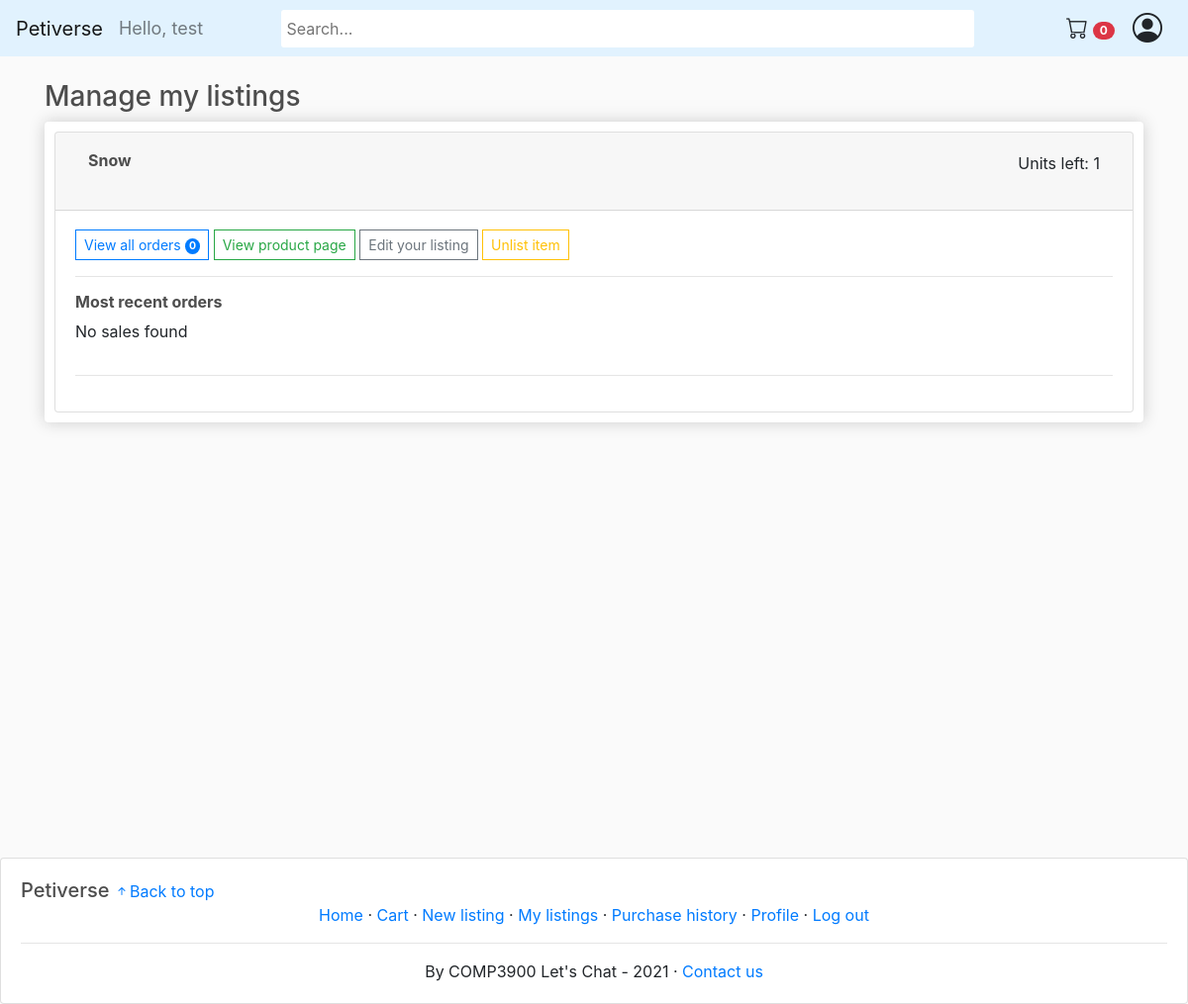
Page /my_listings/ (signed in) on the earlier database version.
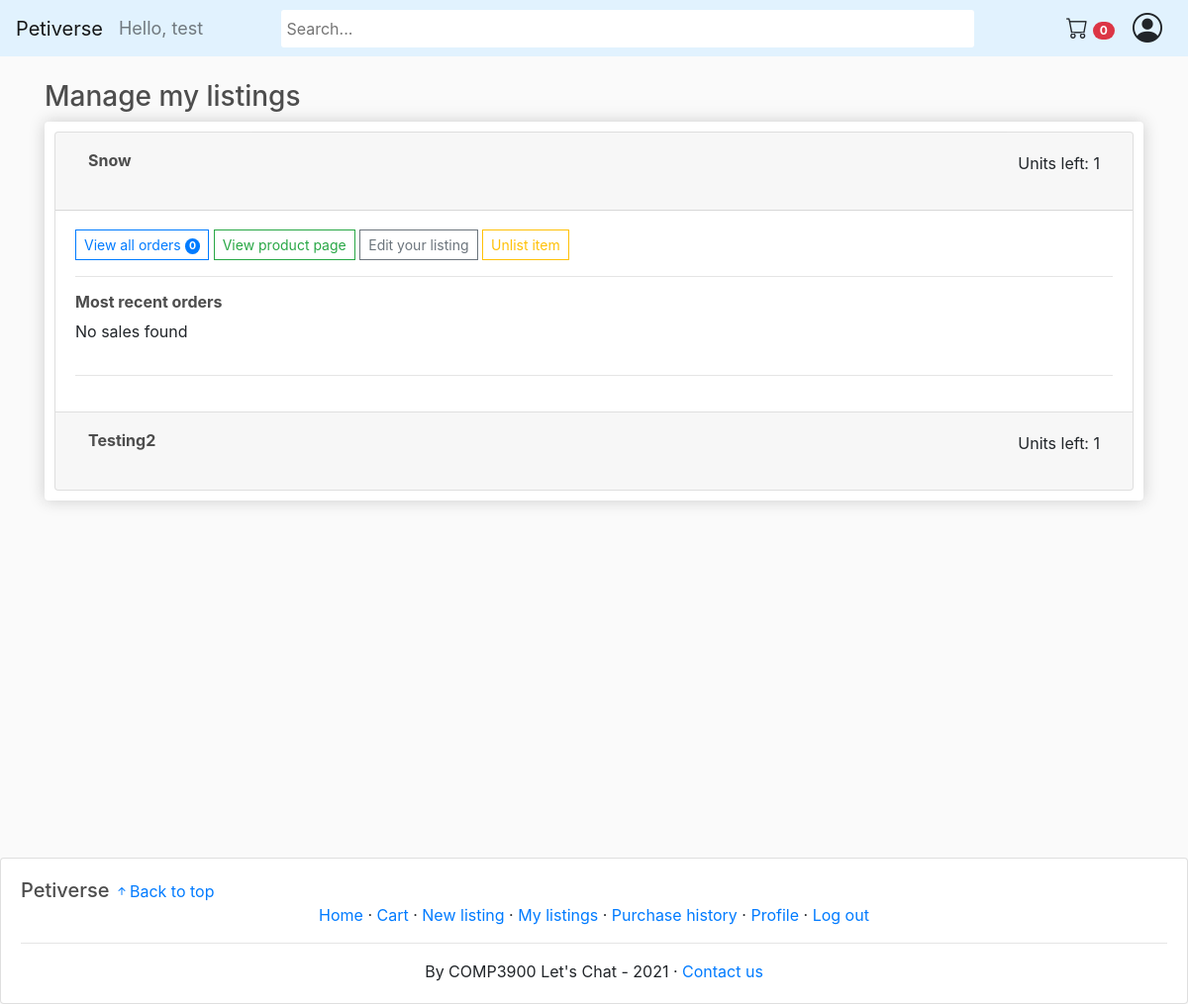
Same page on the later database version.
### store/models.py (models this page shows, shortened)
class Product(models.Model):
    name = models.CharField(max_length=200)
    selling_type = models.CharField(max_length=10, choices=SELLING_CHOICES, default='sale')
    price = models.DecimalField(max_digits=30, decimal_places=2)
    starting_bid = models.DecimalField(max_digits=30, decimal_places=2, default=0)
    end_date = models.DateTimeField(default=timezone.now, blank=True, null=True)
    highest_bidder = models.ForeignKey(Customer, on_delete=models.CASCADE, null=True, blank=True, related_name='highest_bidder')
    remaining_unit = models.IntegerField()
    sold_unit = models.IntegerField(default=0)
    isAnimal = models.BooleanField(default=False,null=True, blank=True)
    description = models.TextField(max_length=1000)
    image = models.ImageField(null=True, blank=True)
    warranty = models.CharField(max_length=200, null=True)
    delivery_period = models.DurationField()
    seller = models.ForeignKey(Customer, on_delete=models.CASCADE, null=True, blank=True)
    tags = TaggableManager()
    slug_str = models.SlugField(blank=True)
    is_active = models.BooleanField(default=True)

### store/views.py (the view)
# urls.py: path('my_listings/', views.my_listings, name='my_listings'),
def my_listings(request):
    if not request.user.is_authenticated:
        return redirect('login')
    customer = request.user.customer
    cartItems = cart_items(customer)
    products = Product.objects.filter(seller=customer)
    items = []
    for product in products:
        order_items = OrderItem.objects.filter(product=product).order_by('-date_added')
        items.append({
            'product': product,
            'recent_orders': order_items[:recent_orders_display_size],
            'n_orders': order_items.count()
        })
    context = {'items': items, 'cartItems':cartItems}
    return render(request, 'store/my_listings.html', context)

### store/models.py (called while the page is built)
	@property
	def get_cart_items(self):
		orderitems = self.orderitem_set.all()
		total = sum([item.quantity for item in orderitems])
		return total

### store/views.py (called while the page is built)
def cart_items (customer):
    order, created = Order.objects.get_or_create(customer=customer, complete=False)
    items = order.orderitem_set.all()
    items = order.get_cart_items
    return items

### store/templates/store/my_listings.html (shortened to what this page needs)
{% extends 'store/main.html' %}
{% load static %}
{% block content %}
<h3>Manage my listings</h3>
<div class="box-element">
    <div class="accordion accordion-flush" id="accordion">
        {% for item in items %}
        <div class="card">
        <div class="card-header" id="heading{{ forloop.counter }}">
            <h2 class="mb-0">
            <button class="btn btn-block text-left" type="button" data-toggle="collapse" data-target="#collapse{{ forloop.counter }}">
                <h6 class="item-heading" style="float:left"><strong>{{item.product.name}}</strong> {% if not item.product.is_active %}<span class="badge bg-warning unlisted-badge"> Unlisted</span>{% endif %}</h6>
                <p style="float:right">Units left: {{item.product.remaining_unit}}</p>
            </button>
            </h2>
        </div>
        <div id="collapse{{ forloop.counter }}" class="collapse {% if forloop.counter == 1 %} show {% endif %}" data-parent="#accordion" data-slug="{{item.product.slug_str}}" data-active="{{item.product.is_active | lower}}">
            <div class="card-body">
                <a class="btn btn-outline-primary btn-sm" href="{% url 'view_orders' item.product.slug_str %}"> View all orders <span class="badge rounded-pill bg-primary" style="color:white">{{item.n_orders}}</span></a>
                <a class="btn btn-outline-success btn-sm" href="{% url 'product_page' item.product.slug_str %}"> View product page</a>
                <a class="btn btn-outline-secondary btn-sm" href="{% url 'edit_listing' item.product.slug_str %}">Edit your listing</a>
                <btn class="btn btn-outline-warning btn-sm btn-relist"> {% if item.product.is_active %} Unlist item {% else %} Relist item {% endif %}</btn>
                <hr>
                <h6><strong>Most recent orders</strong></h6>
                <ol class="list-group">
                    {% for order_item in item.recent_orders %}
                    <li class="list-group-item">
                        <h6 style="margin-bottom:15px;"><strong>{{order_item.order.customer.nickname}}</strong></h6>
                        <p>Quantity: {{order_item.quantity}}</p>
                        <p>Contact Details: {{order_item.order.customer.email}}{%if order_item.order.customer.contactNo%}, {{order_item.order.customer.contactNo}}{%endif%}</p>
                        <p>Date ordered: {{order_item.order.date_ordered}}</p>
                    </li>
                    {% empty %}
                    <p>No sales found</p>
                    {% endfor %}
                </ol>
                <hr>
            </div>
        </div>
        </div>
        {% empty %}
        <p>You haven't listed any products yet</p>
        {% endfor %}
    </div>
</div>
{% endblock content %}

Differences in the rows shown:
added Product: product.name "Testing2", product.remaining_unit "1"
